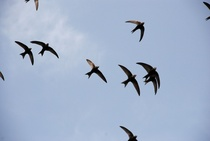
%> input picture Lab7/ptaki2.jpg, 210 x 141 px, shrunk from 640 x 428 before the run
$ octave lab7_2.m   (GNU Octave 9; MATLAB toolbox functions it lacks are replaced by stand-ins)
%> lines starting %> are read from the running program, lines starting %| are printed output that depends on the picture; in (x1, y1, x2, y2) boxes, pixels count from 0 and x2, y2 are one past the last pixel; in counts of white or black regions, pixels touching at a corner belong together; the program's own positions count from 1
close all; clc; clear;

im = double(imread("ptaki2.jpg")) / 255;

figure;

h = 1;
w = 2;
iter = 1;

bim = ~imbinarize(im(:,:,3));
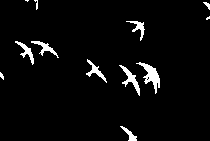
%> bim: size 141x210 logical; 3.9% white; 12 white regions (3 under 20 px), largest, box (x1, y1, x2, y2) and area: (136, 62, 160, 94) 270, (119, 65, 140, 96) 185, (31, 41, 59, 58) 135

bim = imclose(bim, ones(3));
%> bim: size 141x210 logical; 4% white; 12 white regions (3 under 20 px), largest, box (x1, y1, x2, y2) and area: (136, 62, 160, 94) 283, (119, 65, 140, 96) 187, (31, 41, 59, 58) 141
bim = imopen(bim, ones(3));
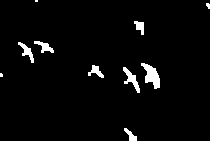
%> bim: size 141x210 logical; 3.2% white; 10 white regions (3 under 20 px)

% subplot(h, w, iter); iter = iter + 1;
% imshow(bim)

l = bwlabel(bim);
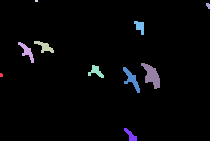
%> l: size 141x210 double; 11 distinct labels, from 0 to 10; one colour per label, 0 black

fun = {@AO5RShape, @AO5RBlairBliss, @AO5RCircularityL, @AO5RCircularityS, @AO5RDanielsson, @AO5RFeret, @AO5RHaralick, @AO5RMalinowska};

a = regionprops(l, "all");
%> a = 10 regions; largest, box (x1, y1, x2, y2), Area, Centroid, MajorAxisLength, MinorAxisLength and Eccentricity: (141, 63, 160, 89) 259 [152.3 76.3] 28.58 13.29 0.885, (123, 67, 140, 93) 163 [132.1 80] 29.43 10.11 0.939, (18, 42, 34, 63) 122 [27.5 52.2] 24.96 8.3 0.943

for i = (1:size(a,1))
    for j = (1:size(fun,2))
%> (the run ends here)
